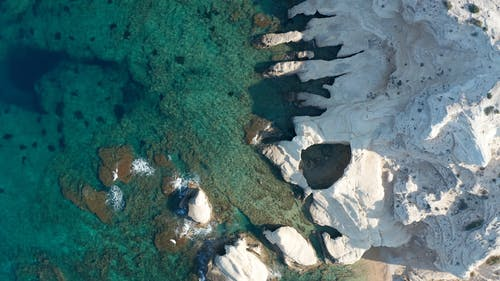
%> input picture A-DWA/coast1111.jpg, 500 x 281 px
$ octave Picture4_Table5.m   (GNU Octave 9; MATLAB toolbox functions it lacks are replaced by stand-ins)
%> lines starting %> are read from the running program, lines starting %| are printed output that depends on the picture; in (x1, y1, x2, y2) boxes, pixels count from 0 and x2, y2 are one past the last pixel; in counts of white or black regions, pixels touching at a corner belong together; the program's own positions count from 1
% ---------------------- 主程序：三算法对比（传统DWA / A*-DWA / 本文算法） ----------------------
clear; clc; close all;

%% ====================== 步骤1：读取并预处理图像 ======================
img = imread('D:\植物大战僵尸\coast1111.jpg');   % 换成你的图像路径
%> img is the input picture: size 281x500x3 uint8; mean R, G, B 76.6, 111.1, 112.6
if size(img, 3) > 1
    img_gray = rgb2gray(img);
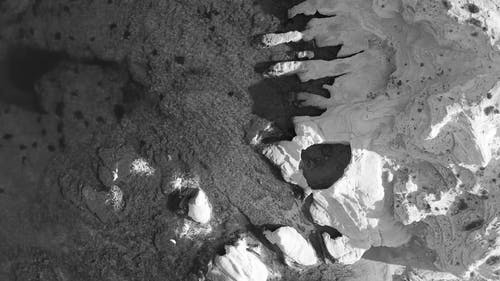
%> img_gray: size 281x500 uint8; min 4, max 255, mean 100.9
    img_bin = imbinarize(img_gray);
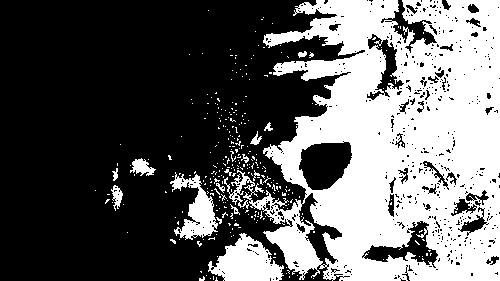
%> img_bin: size 281x500 logical; 38.2% white; 307 white regions (291 under 20 px), largest, box (x1, y1, x2, y2) and area: (224, 0, 500, 281) 48500, (208, 233, 284, 281) 2133, (170, 172, 218, 240) 1405
else
    img_bin = imbinarize(img);
end
img_bin = imresize(img_bin, 2);
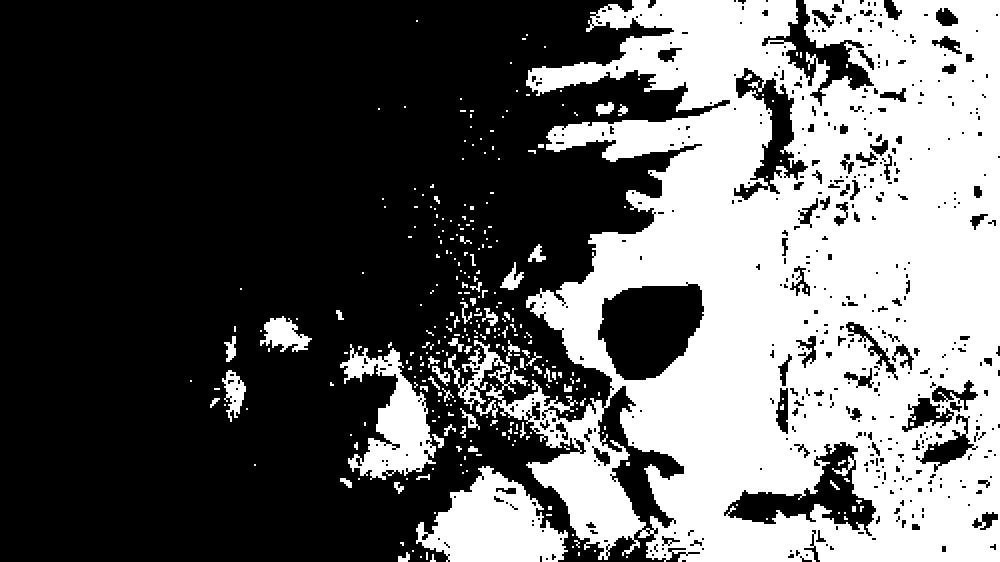
%> img_bin: size 562x1000 logical; 38.2% white; 307 white regions (240 under 20 px), largest, box (x1, y1, x2, y2) and area: (448, 0, 1000, 562) 194000, (416, 466, 568, 562) 8532, (340, 344, 436, 480) 5620

%% ====================== 步骤2：生成低分辨率栅格地图 ======================
scale = 10;   % 10像素=1栅格
[rows, cols] = size(img_bin);
%> rows = 562; cols = 1000
new_rows = floor(rows / scale);
%> new_rows = 56
new_cols = floor(cols / scale);
%> new_cols = 100
grid_map = false(new_rows, new_cols);   % false=障碍, true=可行域

for i = 1:new_rows
    for j = 1:new_cols
        block = img_bin((i-1)*scale+1:i*scale, (j-1)*scale+1:j*scale);
        grid_map(i,j) = mean(block(:)) < 0.5;
    end
end
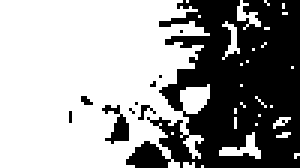
%> grid_map: size 56x100 logical (shown 3 times larger); 61.2% white; 10 black regions (8 under 20 px), largest, box (x1, y1, x2, y2) and area: (42, 0, 100, 56) 2088, (34, 35, 43, 48) 55

[rows_map, cols_map] = size(grid_map);
%> rows_map = 56; cols_map = 100
fprintf('栅格地图生成完成：%d行 × %d列（白色=可行域）\n', rows_map, cols_map);
%| 栅格地图生成完成：56行 × 100列（白色=可行域）

%% ====================== 步骤3：风险代价地图（本文算法专用） ======================
risk_map = zeros(rows_map, cols_map);
obs_inflate = 8;   % 本文算法：提前绕障半径

for r = 1:rows_map
    for c = 1:cols_map
        if ~grid_map(r,c)
            for dr = -obs_inflate:obs_inflate
                for dc = -obs_inflate:obs_inflate
                    rr = r + dr;
                    cc = c + dc;
                    if rr>=1 && rr<=rows_map && cc>=1 && cc<=cols_map && grid_map(rr,cc)
                        d = sqrt(dr^2 + dc^2);
                        risk_map(rr,cc) = max(risk_map(rr,cc), exp(-(d^2)/(2*(obs_inflate/2)^2)));
                    end
                end
            end
        end
    end
end
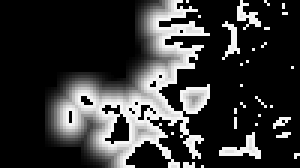
%> risk_map: size 56x100 double (shown 3 times larger); min 0, max 0.969, mean 0.21
%> after the loop, cc = 108; d = 3.16; rr = 64

cost_map_improved = 1 + 15 * risk_map;      % 本文算法：改进A*代价
cost_map_standard = ones(rows_map, cols_map); % A*-DWA算法：标准A*

%% ====================== 步骤4：水流参数 ======================
base_flow_dir = [0, 0.8];
flow_arrow_density = 8;
obstacle_flow_range = 3;

%% ====================== 步骤5：膨胀参数 ======================
inflate_radius_improved = 1;  % 本文算法
inflate_radius_astardwa = 1;  % A*-DWA
inflate_radius_trad = 0;      % 传统DWA更弱一点

%% ====================== 步骤6：交互选择起点终点和动态障碍物 ======================
figure('Name', '选择起点、终点和动态障碍物', 'Position', [100, 100, 800, 600]);
imshow(grid_map);
title('1. 点击白色区域选择【小船起点】');
axis on; hold on;
grid on; xticks(1:cols_map); yticks(1:rows_map);
xticklabels({}); yticklabels({});

%> (the run ends here)

$ run again, with A-DWA/coast11.png saved as A-DWA/coast1111.jpg
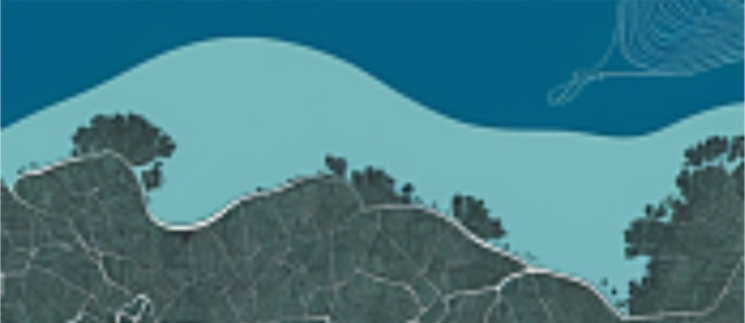
%> input picture A-DWA/coast11.png, 745 x 323 px
%> img is the input picture: size 323x745x3 uint8; mean R, G, B 67.7, 122.7, 133.3
%> `img_bin = imbinarize(img_gray);`:
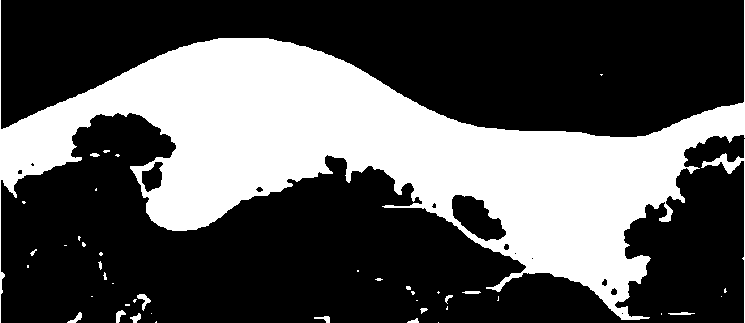
%> img_bin: size 323x745 logical; 33.2% white; 44 white regions (29 under 20 px), largest, box (x1, y1, x2, y2) and area: (0, 0, 745, 323) 78431, (701, 139, 745, 323) 509, (137, 294, 151, 311) 95
%| 栅格地图生成完成：64行 × 149列（白色=可行域）
%> after the loop `for r = 1:rows_map`:
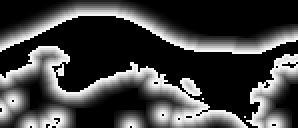
%> risk_map: size 64x149 double (shown 2 times larger); min 0, max 0.969, mean 0.256
%> after the loop `for r = 1:rows_map`: cc = 137; d = 8; rr = 72
